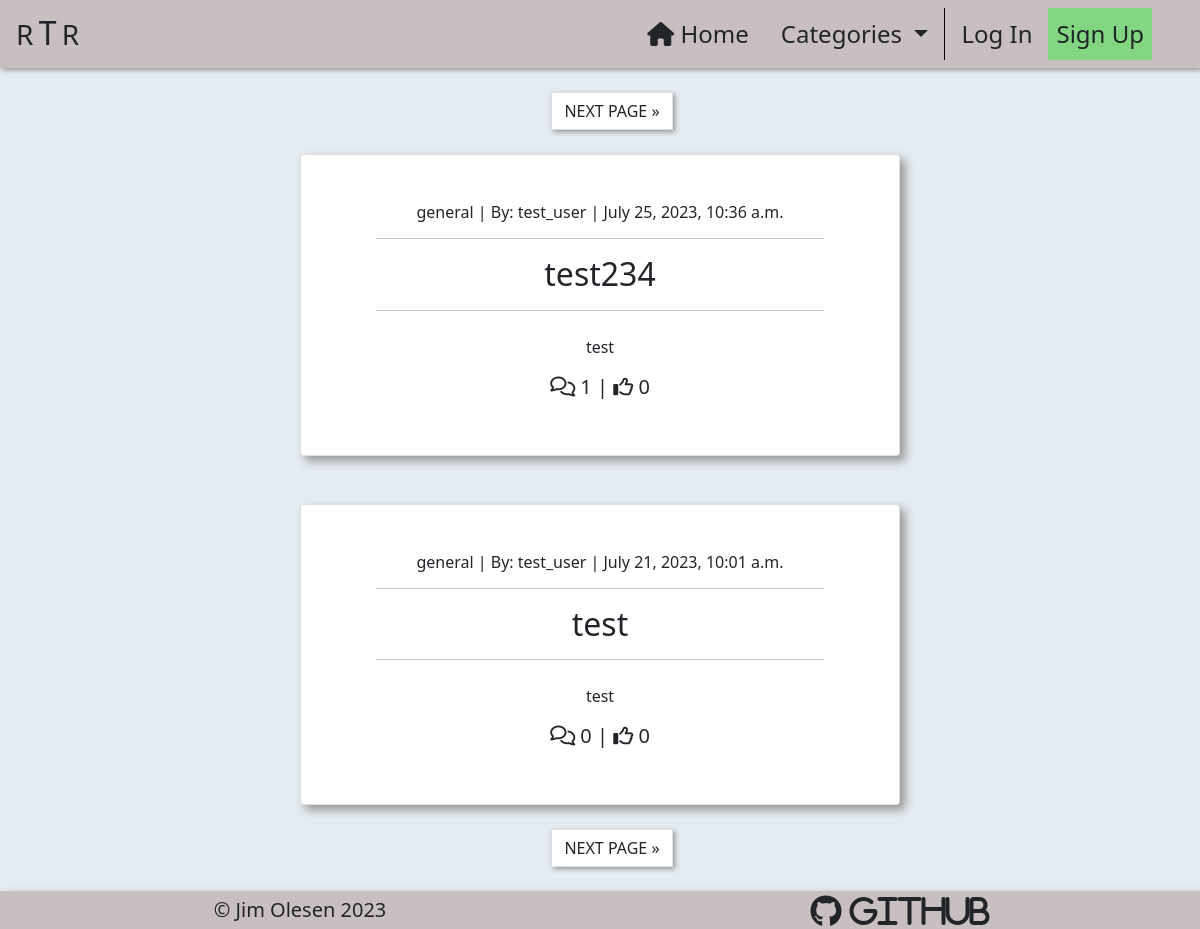
/?category=1, run on an earlier commit of the app's database.
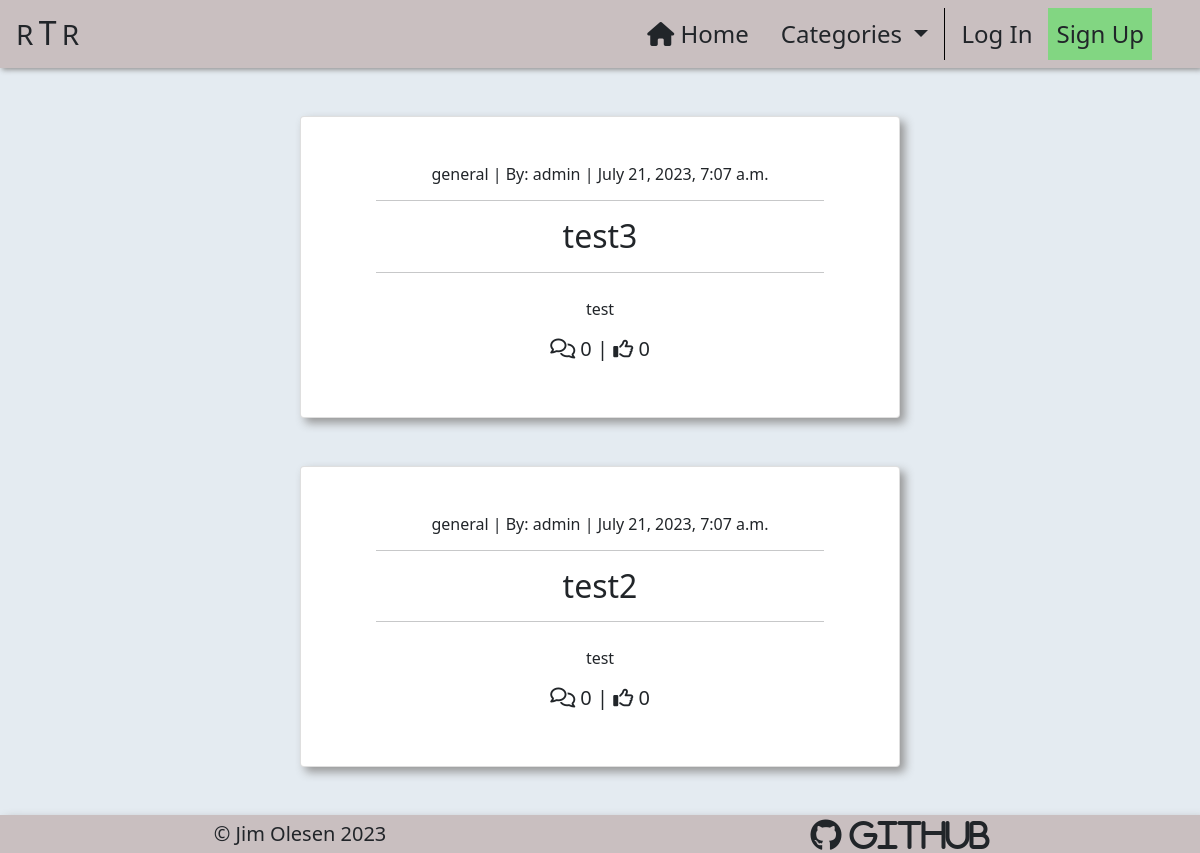
And on a later commit of the database.
### home/models.py (models this page shows, shortened)
class Post(models.Model):
    title = models.CharField(max_length=200)
    slug = models.SlugField(
        max_length=200,
        null=True,
        blank=True
    )
    author = models.ForeignKey(
        User,
        on_delete=models.CASCADE,
        related_name='posts'
    )
    excerpt = models.TextField(max_length=300, null=True, blank=True)
    content = models.TextField()
    category = models.ForeignKey(
        Category,
        max_length=30,
        null=True,
        blank=True,
        on_delete=models.SET_NULL
    )
    created_on = models.DateTimeField(auto_now_add=True)
    status = models.IntegerField(choices=STATUS, default=1)
    likes = models.ManyToManyField(User, related_name='likes', blank=True)
    class Meta:
        ordering = ['-created_on']

class Category(models.Model):
    class Meta:
        verbose_name_plural = 'Categories'
    friendly_name = models.CharField(max_length=254)
    name = models.CharField(max_length=254, null=True, blank=True)
    def get_friendly_name(self):
        return self.friendly_name

### home/views.py (the view)
# urls.py: path('', views.PostList.as_view(), name="index"),
class PostList(ListView):
    model = Post
    ordering = ['-created_on']
    template_name = "home/index.html"
    paginate_by = 2
    def get_queryset(self):
        category = self.request.GET.get('category')
        if category is not None:
            return Post.objects.filter(
                    category=category,
                    status=1
                   )
        else:
            return Post.objects.filter(status=1)
    def get_context_data(self, **kwargs):
        context = super().get_context_data(**kwargs)
        context["category"] = self.request.GET.get('category', None)
        return context

### home/context_processors.py (called while the page is built)
def categories(request):
    return {
        'categories': Category.objects.all()
    }

### home/templates/home/index.html (shortened to what this page needs)
{% extends "base.html" %}
{% load static %}
{% block content %}
    <div class="container-fluid p-0">
        {% if is_paginated %}
            <nav aria-label="Upper page navigation">
                <ul class="pagination justify-content-center mt-4">
                    {% if page_obj.has_next %}
                        <li>
                            <a href="?page={{ page_obj.next_page_number }}{% if category != None %}&category={{ category }}{% endif %}"
                               class="page-link text-dark ms-4 box-shadow-smol">
                                NEXT PAGE &raquo;
                            </a>
                        </li>
                    {% endif %}
                </ul>
            </nav>
        {% endif %}
        <div class="row g-0">
            <div class="col-md-8 col-lg-6 offset-md-2 offset-lg-3 text-center">
                {% for post in post_list %}
                    <div class="card box-shadow-large card-border {% if is_paginated and forloop.first %}
                                                    mt-2
                                                 {% else %}
                                                    mt-5
                                                {% endif %}
                                                {% if forloop.last and not is_paginated %}
                                                    mb-5
                                                {% endif %}">
                        <a href="{% url 'post_detail' post.slug %}"
                            class="post-detail-link d-block my-5 text-dark text-decoration-none">
                            <h6>{{ post.category.name }} | By: {{ post.author | safe }}
                                <span class="post-date"> | {{ post.created_on }}</span>
                            </h6>
                            <hr class="w-75" style="margin-left: 12.5%;">
                            <h2 class="card-title">
                                {{ post.title }}
                            </h2>
                            <hr class="w-75" style="margin-left: 12.5%;">
                            {% if post.excerpt %}
                                <p class="mt-4 mx-2">{{ post.excerpt }}</p>
                            {% endif %}
                            <h5>
                                <span><i class="fa-regular fa-comments"></i> {{ post.comments.count }}</span> |
                                <span><i class="fa-regular fa-thumbs-up"></i> {{ post.likes.count }}</span>
                            </h5>
                        </a>
                    </div>
                {% endfor %}
                {% if is_paginated %}
                    <nav aria-label="Upper page navigation">
                        <ul class="pagination justify-content-center mt-4 mb-4">
                            {% if page_obj.has_next %}
                                <li>
                                    <a href="?page={{ page_obj.next_page_number }}{% if category != None %}&category={{ category }}{% endif %}"
                                       class="page-link text-dark ms-4 box-shadow-smol">
                                        NEXT PAGE &raquo;
                                    </a>
                                </li>
                            {% endif %}
                        </ul>
                    </nav>
                {% endif %}
            </div>
        </div>
    </div>
{% endblock %}

What changed in the data, as far as the page shows it:
removed Post: category.name "general", author "test_user", created_on "July 25, 2023, 10:36 a.m.", title "test234", excerpt "test", comments.count "1", likes.count "0"
removed Post: category.name "general", author "test_user", created_on "July 21, 2023, 10:01 a.m.", title "test", excerpt "test", comments.count "0", likes.count "0"
now on this page (row unchanged): Post: category.name "general", author "admin", created_on "July 21, 2023, 7:07 a.m.", title "test3", excerpt "test", comments.count "0", likes.count "0"
now on this page (row unchanged): Post: category.name "general", author "admin", created_on "July 21, 2023, 7:07 a.m.", title "test2", excerpt "test", comments.count "0", likes.count "0"
Also different on the page:
text no longer shown: "NEXT PAGE » NEXT PAGE »"
